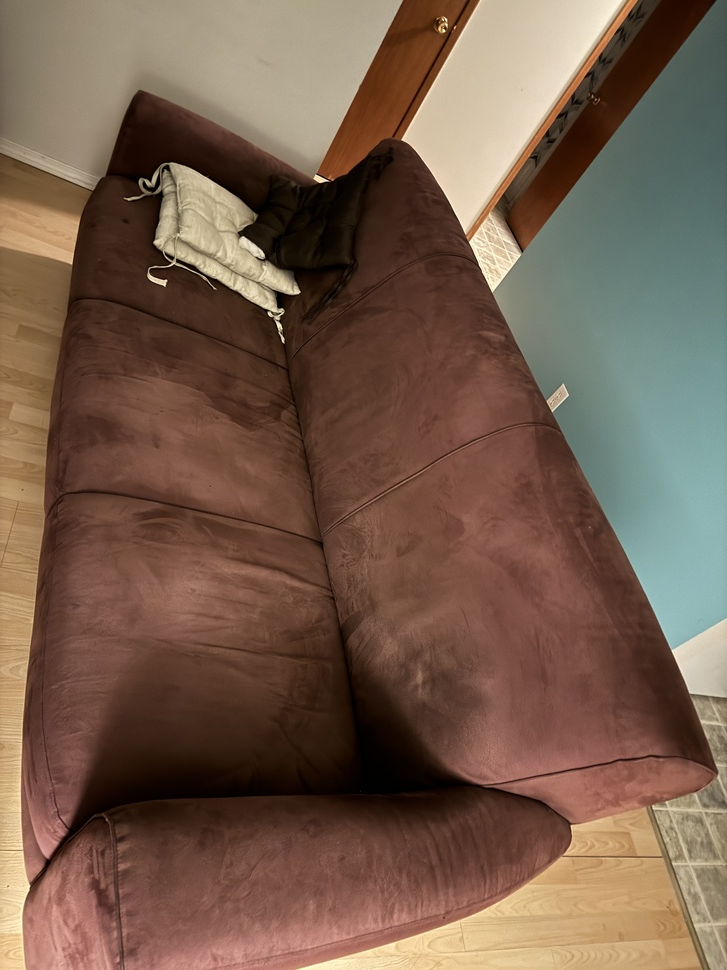
#> input picture sofaw.jpeg, 727 x 970 px, shrunk from 3024 x 4032 before the run
$ python sofa.py
#> lines starting #> are read from the running program, lines starting #| are printed output that depends on the picture
import cv2
import numpy as np
import matplotlib.pyplot as plt

# Load images
image_with_lighting = cv2.imread('sofaw.jpeg', cv2.IMREAD_GRAYSCALE)
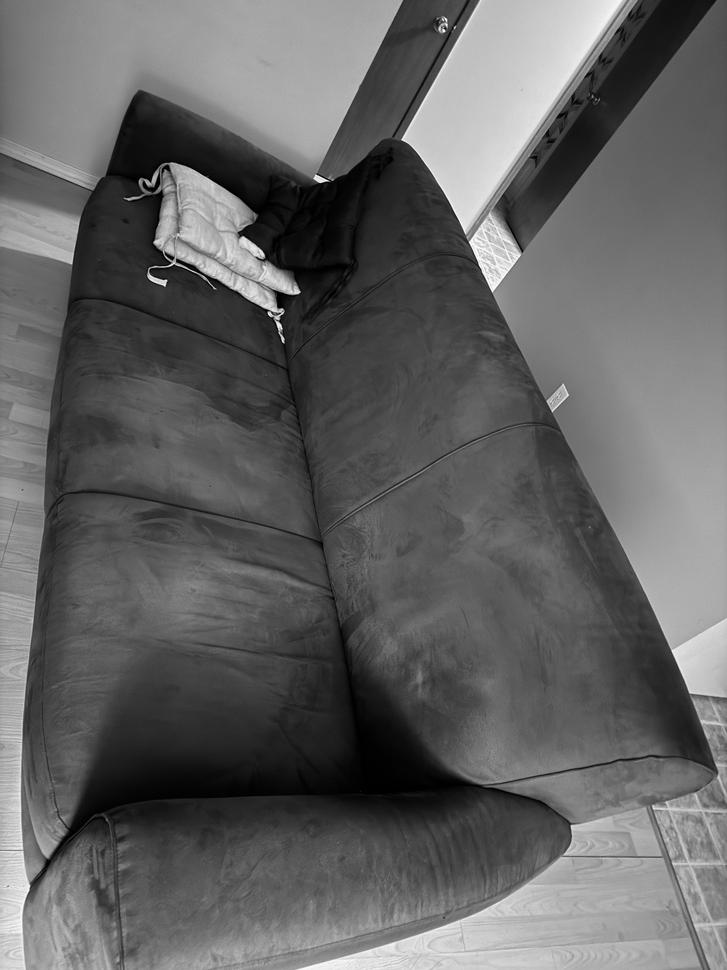
#> image_with_lighting: shape (970, 727); min 0, max 255, mean 99
image_without_lighting = cv2.imread('sofao.jpeg', cv2.IMREAD_GRAYSCALE)
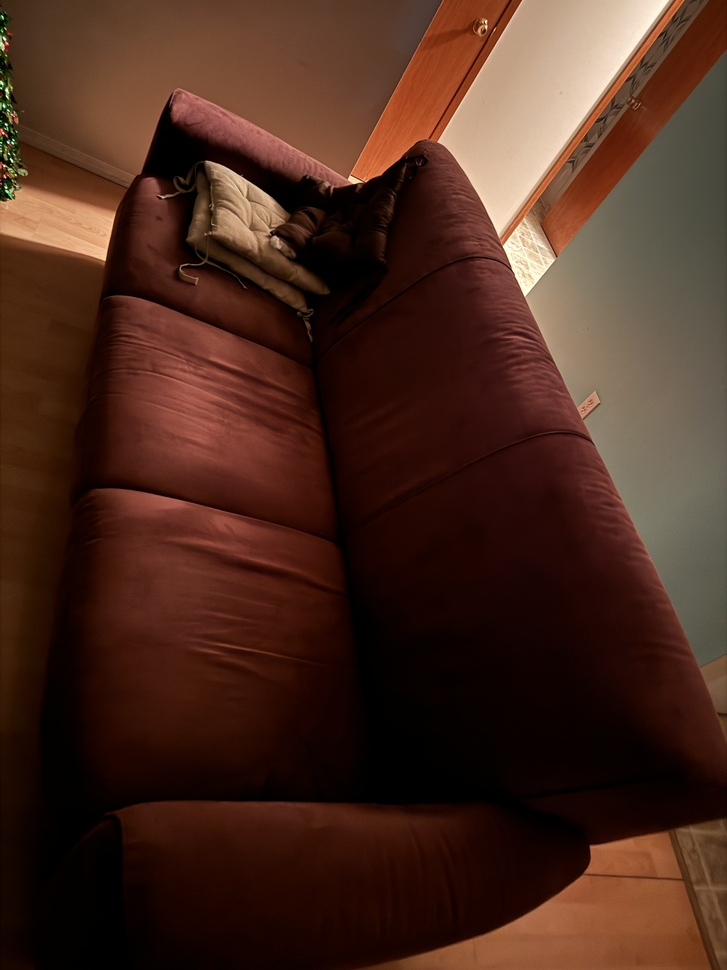
#> input picture sofao.jpeg, 727 x 970 px, shrunk from 3024 x 4032 before the run
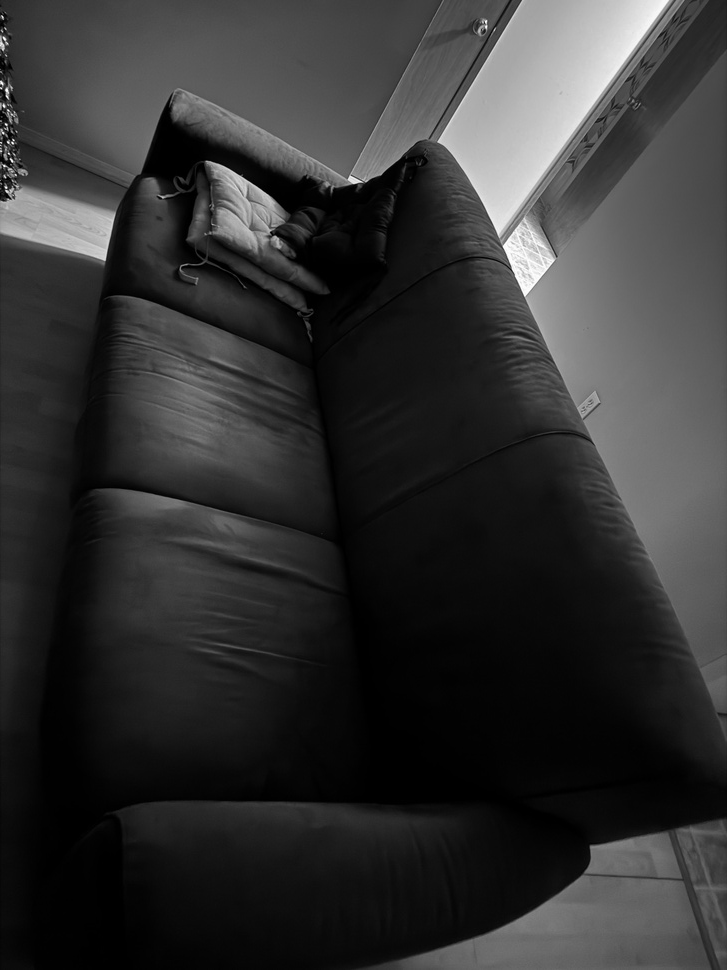
#> image_without_lighting: shape (970, 727); min 0, max 255, mean 50.5


# Feature extraction (e.g., edges)
edges = cv2.Canny(image_without_lighting, 100, 200)
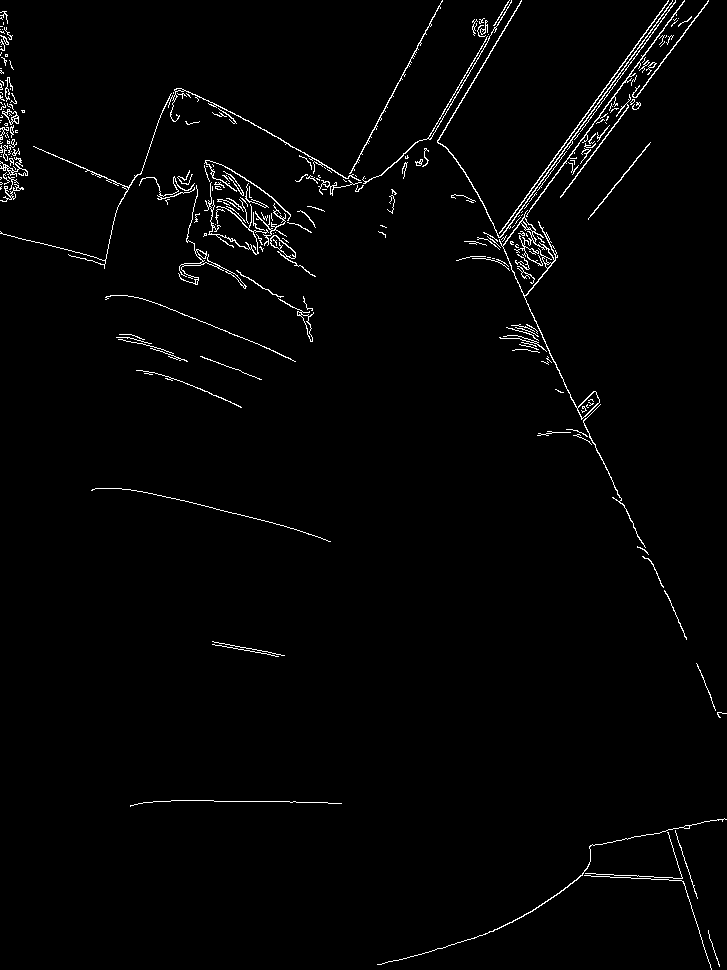
#> edges: shape (970, 727); 1.8% white in thin lines or dots

# Compute importance weights
edges_sum = np.sum(edges)
#> edges_sum = 3204840
if edges_sum == 0:
    weights = np.zeros_like(edges, dtype=float)
else:
    weights = edges / edges_sum
#> weights: shape (970, 727) float64; values 0 (black) and 7.96e-05 (white), 1.8% white in thin lines or dots

# Ensure no NaN values in weights
weights = np.nan_to_num(weights)

# Normalize weights to ensure they sum to 1
weights_sum = np.sum(weights)
#> weights_sum = 1
if weights_sum != 0:
    weights /= weights_sum
else:
    weights = np.ones_like(weights) / weights.size

# Importance sampling
num_samples = 1000
sampled_points = np.random.choice(np.arange(weights.size), size=num_samples, p=weights.flatten())
#> sampled_points = 1000 values, max 703719 at index 974, min 675 at index 821, mean 199242.7

# Convert flat indices to 2D coordinates
sampled_coords = np.unravel_index(sampled_points, shape=weights.shape)
#> sampled_coords = 1000 positions, rows 0 to 967, columns 0 to 718

# Visualize sampled points
plt.figure(figsize=(10, 10))
plt.imshow(image_with_lighting, cmap='gray')
plt.scatter(sampled_coords[1], sampled_coords[0], color='red', s=1)
plt.title('Importance Sampled Points')
plt.show()
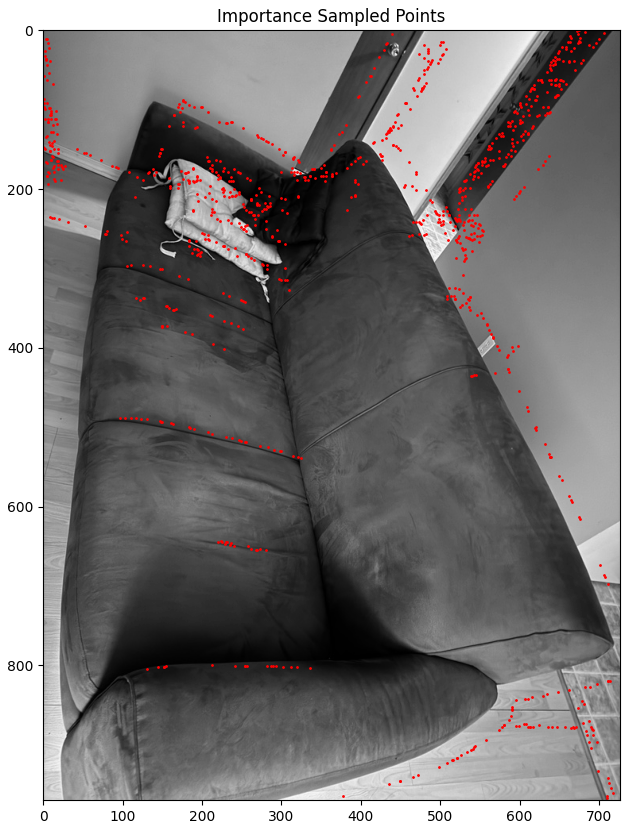
#> figure drawn by matplotlib, 1 panel
